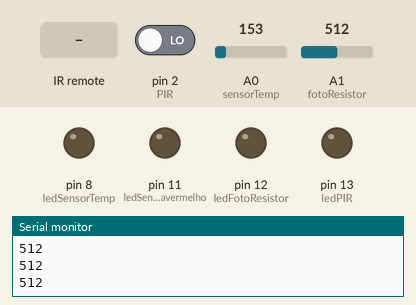
Bench run of a sketch on a simulated Arduino Uno, built with avr-gcc and run on an emulated ATmega328P. Shown: output pins drawn as LEDs (lit = HIGH), the last lines printed to the serial monitor. Inputs (shaded band) come from the test bench; at power-on: A1 (fotoResistor) = 512, A0 (sensorTemp) = 153, pin 2 (PIR) LOW.

Above: at 1.2 s.
1.3 s: A1 (fotoResistor) set to 782
2.8 s: A1 (fotoResistor) set to 807
At 3.1 s:
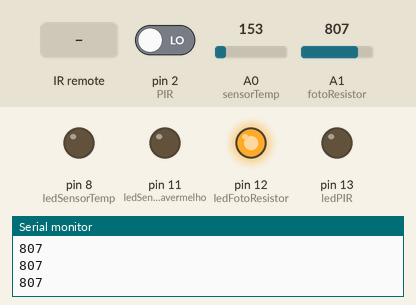
4.3 s: A0 (sensorTemp) set to 178
At 5.3 s:
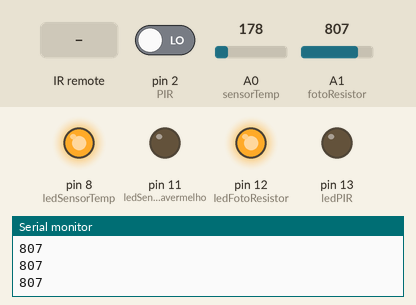
5.8 s: pin 2 (PIR) driven HIGH
At 6.6 s:
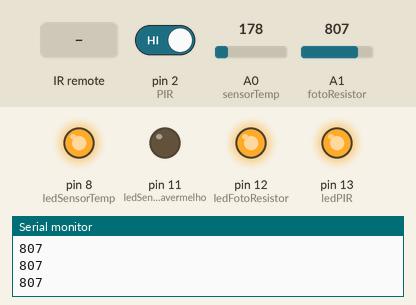
7.3 s: infrared code 0xFD00FF received
At 7.6 s:
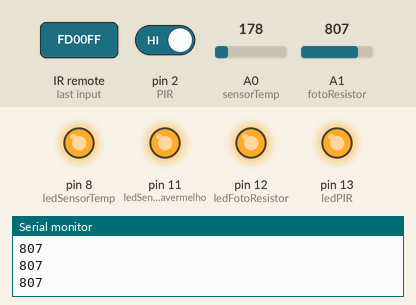
8.8 s: A0 (sensorTemp) set to 133
At 9.9 s:
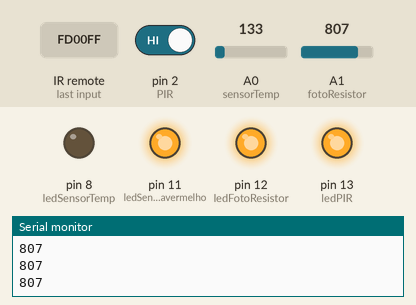
Timing chart, 0 to 11.3 s (numbered marks = the images above; inputs shaded):
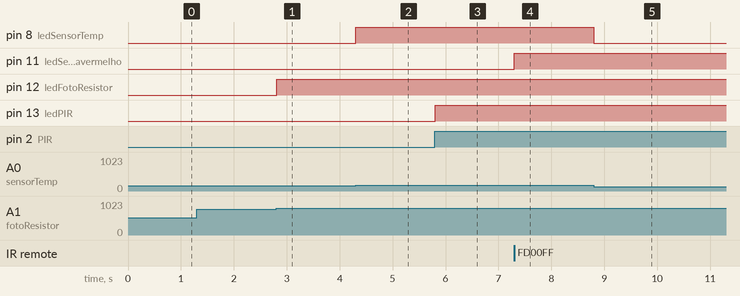

The sketch:

Automacao_Residencial.ino
```cpp
#include <IRremote.h>

int valorPIR=0;
int PIR = 2;
int valorFotoResistor=0;
int fotoResistor = A1;
float sensorTemp = A0;
int change =0;

//Variaveis Infravermelho
int sensorInfravermelho = 3;
IRrecv irrecv(sensorInfravermelho);
decode_results results;


// Saídas
int ledPIR = 13;
int ledFotoResistor = 12;
int ledSensorInfravermelho = 11;
int ledSensorTemp = 8;

void setup()
{
  Serial.begin(9600);
  pinMode(13, OUTPUT);
  pinMode(2, INPUT);
  pinMode(A1, INPUT);
  pinMode(12, OUTPUT);
  pinMode(3, INPUT);
  pinMode(11, OUTPUT);
  pinMode(A0, INPUT);
  pinMode(8, OUTPUT);
  irrecv.enableIRIn();
}

void loop()
{

  //Sensor PIR
  valorPIR = digitalRead(PIR);
  if (valorPIR == 1){
    digitalWrite(ledPIR, HIGH);
  }
   else {
    digitalWrite(ledPIR, LOW);
   }


  //Sensor infravermelho
  if (irrecv.decode(&results)){
     irrecv.resume();
    }
  if (results.value == 0xFD00FF && change==0){
    digitalWrite(ledSensorInfravermelho, HIGH);
    results.value = 0;
    change = 1;
  }

  if (results.value == 0xFD00FF && change ==1){
    digitalWrite(ledSensorInfravermelho, LOW);
    results.value = 0;
    change = 0;
  }


   //Sensor de Temperatura
  float valor = analogRead(sensorTemp);
  float tensao = (valor/1024)*5;
  float temperatura =(tensao-0.5)*100;

  if(temperatura>=29){
    digitalWrite(ledSensorTemp, HIGH);
    }
  else{
    digitalWrite(ledSensorTemp, LOW);
    }


   //Sensor LDR
   valorFotoResistor = analogRead(fotoResistor);
   Serial.println(valorFotoResistor);
   if(valorFotoResistor >= 800){
    digitalWrite(ledFotoResistor, HIGH);
    }
   else{
    digitalWrite(ledFotoResistor, LOW);
    }
}
```

Measured:
- the behaviour switches between 799 and 800 on A1 (fotoResistor) (found by bisection; images 0 and 1)
- the behaviour switches between 161 and 162 on A0 (sensorTemp) (found by bisection; images 1 and 2)
- after the input at 2.8 s, pin 12 (ledFotoResistor): LOW → HIGH at once
- after the input at 4.3 s, pin 8 (ledSensorTemp): LOW → HIGH at once
- after the input at 5.8 s, pin 13 (ledPIR): LOW → HIGH at once
- after the input at 7.3 s, pin 11 (ledSensorInfravermelho): LOW → HIGH at once
- after the input at 8.8 s, pin 8 (ledSensorTemp): HIGH → LOW at once
